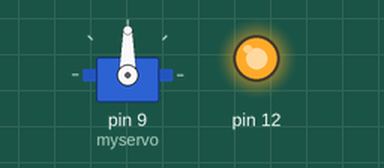
This sketch was run on a simulated Arduino Uno, built with avr-gcc and run on an emulated ATmega328P. Parts: servo, output pins drawn as LEDs (lit = HIGH). Random numbers use the default seed unless the sketch sets one.

Above: at 0.1 s.
At 10.6 s:
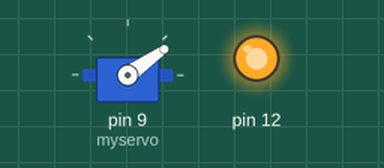
At 21.6 s:
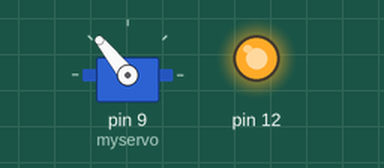
At 34.7 s:
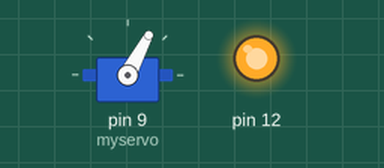
Timing chart, 0 to 40.0 s (numbered marks = the images above):
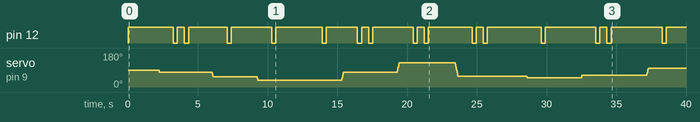

Measured:
- by itself, pin 12: HIGH → LOW at 3.2 s, → HIGH 0.30 s later, → LOW 0.50 s later, → HIGH 0.30 s later, … (30 changes in this stretch)

The sketch:

CrowServo.ino
```cpp
/*
 *  Crow Servo by Dan Teeter
*/

#include <Servo.h>

Servo myservo;  // create servo object to control a servo
// twelve servo objects can be created on most boards

int pos = 0;  // variable to store the servo position
int speed = 1;
int moveInterval = 3;
int maxPos = 150;
int minPos = 30;

void setup() {
  myservo.attach(9);  // attaches the servo on pin 9 to the servo object
  pinMode(12, OUTPUT);
  digitalWrite(12, HIGH);
}

void loop() {

  int delayTime = random(800, 3000);
  delay(delayTime);

  int target = random(minPos, maxPos);
  birdMove(target);

  maybeTwitch();
  maybeBlink();
}

void maybeBlink() {
  int shouldBLink = random(0, 1);
  if (shouldBLink == 0) {
    delay(1000);
    blink();
    int blinkTwice = random(1, 6);
    if (blinkTwice == 1) {
      delay(500);
      blink();
    }
  }
}

void blink() {
  digitalWrite(12, LOW);
  delay(300);
  digitalWrite(12, HIGH);
}

void maybeTwitch() {
  int shouldTwitch = random(1, 3);
  if (shouldTwitch == 3) {
    int timesTwitch = random(3, 5);
    int twitchCount = 0;
    for (twitchCount = 0; twitchCount <= timesTwitch; twitchCount += 1) {
      int min = pos - 10;
      int max = pos + 10;

      if (min < minPos) {
        min = minPos;
      }
      if (max > maxPos) {
        max = maxPos;
      }
      int target = random(min, max);
      birdMove(target);
    }
  }
}


void birdMove(int dest) {
  int start = myservo.read();

  if (dest - start > 0) {
    for (pos = start; pos <= dest; pos += speed) {
      myservo.write(pos);  // tell servo to go to position in variable 'pos'
      delay(moveInterval);
    }
  } else {
    for (pos = start; pos >= dest; pos -= speed) {
      myservo.write(pos);  // tell servo to go to position in variable 'pos'
      delay(moveInterval);
    }
  }
}
```
